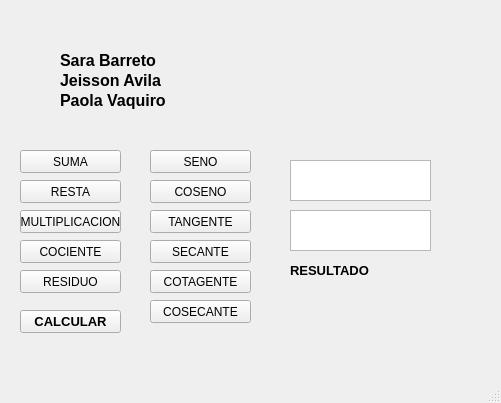
<?xml version="1.0" encoding="UTF-8"?>
<ui version="4.0">
 <class>MainWindow</class>
 <widget class="QMainWindow" name="MainWindow">
  <property name="geometry">
   <rect>
    <x>0</x>
    <y>0</y>
    <width>501</width>
    <height>403</height>
   </rect>
  </property>
  <property name="windowTitle">
   <string>MainWindow</string>
  </property>
  <widget class="QWidget" name="centralwidget">
   <widget class="QPushButton" name="pushButton">
    <property name="geometry">
     <rect>
      <x>20</x>
      <y>150</y>
      <width>101</width>
      <height>23</height>
     </rect>
    </property>
    <property name="toolTip">
     <string>&lt;html&gt;&lt;head/&gt;&lt;body&gt;&lt;p align=&quot;center&quot;&gt;&lt;br/&gt;&lt;/p&gt;&lt;/body&gt;&lt;/html&gt;</string>
    </property>
    <property name="text">
     <string>SUMA</string>
    </property>
   </widget>
   <widget class="QPushButton" name="pushButton_2">
    <property name="geometry">
     <rect>
      <x>20</x>
      <y>180</y>
      <width>101</width>
      <height>23</height>
     </rect>
    </property>
    <property name="text">
     <string>RESTA</string>
    </property>
   </widget>
   <widget class="QPushButton" name="pushButton_3">
    <property name="geometry">
     <rect>
      <x>20</x>
      <y>210</y>
      <width>101</width>
      <height>23</height>
     </rect>
    </property>
    <property name="text">
     <string>MULTIPLICACION</string>
    </property>
   </widget>
   <widget class="QPushButton" name="pushButton_4">
    <property name="geometry">
     <rect>
      <x>20</x>
      <y>240</y>
      <width>101</width>
      <height>23</height>
     </rect>
    </property>
    <property name="text">
     <string>COCIENTE</string>
    </property>
   </widget>
   <widget class="QPushButton" name="pushButton_5">
    <property name="geometry">
     <rect>
      <x>20</x>
      <y>270</y>
      <width>101</width>
      <height>23</height>
     </rect>
    </property>
    <property name="text">
     <string>RESIDUO</string>
    </property>
   </widget>
   <widget class="QPushButton" name="pushButton_6">
    <property name="geometry">
     <rect>
      <x>150</x>
      <y>150</y>
      <width>101</width>
      <height>23</height>
     </rect>
    </property>
    <property name="text">
     <string>SENO</string>
    </property>
   </widget>
   <widget class="QPushButton" name="pushButton_7">
    <property name="geometry">
     <rect>
      <x>150</x>
      <y>180</y>
      <width>101</width>
      <height>23</height>
     </rect>
    </property>
    <property name="text">
     <string>COSENO</string>
    </property>
   </widget>
   <widget class="QPushButton" name="pushButton_8">
    <property name="geometry">
     <rect>
      <x>150</x>
      <y>210</y>
      <width>101</width>
      <height>23</height>
     </rect>
    </property>
    <property name="text">
     <string>TANGENTE</string>
    </property>
   </widget>
   <widget class="QPushButton" name="pushButton_9">
    <property name="geometry">
     <rect>
      <x>150</x>
      <y>240</y>
      <width>101</width>
      <height>23</height>
     </rect>
    </property>
    <property name="text">
     <string>SECANTE</string>
    </property>
   </widget>
   <widget class="QPushButton" name="pushButton_10">
    <property name="geometry">
     <rect>
      <x>150</x>
      <y>270</y>
      <width>101</width>
      <height>23</height>
     </rect>
    </property>
    <property name="text">
     <string>COTAGENTE</string>
    </property>
   </widget>
   <widget class="QPushButton" name="pushButton_11">
    <property name="geometry">
     <rect>
      <x>150</x>
      <y>300</y>
      <width>101</width>
      <height>23</height>
     </rect>
    </property>
    <property name="text">
     <string>COSECANTE</string>
    </property>
   </widget>
   <widget class="QTextEdit" name="textEdit">
    <property name="geometry">
     <rect>
      <x>290</x>
      <y>210</y>
      <width>141</width>
      <height>41</height>
     </rect>
    </property>
   </widget>
   <widget class="QTextEdit" name="textEdit_2">
    <property name="geometry">
     <rect>
      <x>290</x>
      <y>160</y>
      <width>141</width>
      <height>41</height>
     </rect>
    </property>
   </widget>
   <widget class="QLabel" name="label">
    <property name="geometry">
     <rect>
      <x>230</x>
      <y>20</y>
      <width>201</width>
      <height>101</height>
     </rect>
    </property>
    <property name="styleSheet">
     <string notr="true">border-image: url(:/cct/logo.png);</string>
    </property>
    <property name="text">
     <string/>
    </property>
   </widget>
   <widget class="QLabel" name="label_2">
    <property name="geometry">
     <rect>
      <x>60</x>
      <y>50</y>
      <width>111</width>
      <height>21</height>
     </rect>
    </property>
    <property name="text">
     <string>&lt;html&gt;&lt;head/&gt;&lt;body&gt;&lt;p&gt;&lt;span style=&quot; font-size:12pt; font-weight:600;&quot;&gt;Sara Barreto &lt;/span&gt;&lt;/p&gt;&lt;/body&gt;&lt;/html&gt;</string>
    </property>
   </widget>
   <widget class="QLabel" name="label_3">
    <property name="geometry">
     <rect>
      <x>60</x>
      <y>70</y>
      <width>111</width>
      <height>21</height>
     </rect>
    </property>
    <property name="text">
     <string>&lt;html&gt;&lt;head/&gt;&lt;body&gt;&lt;p&gt;&lt;span style=&quot; font-size:12pt; font-weight:600;&quot;&gt;Jeisson Avila &lt;/span&gt;&lt;/p&gt;&lt;/body&gt;&lt;/html&gt;</string>
    </property>
   </widget>
   <widget class="QLabel" name="label_4">
    <property name="geometry">
     <rect>
      <x>60</x>
      <y>90</y>
      <width>121</width>
      <height>21</height>
     </rect>
    </property>
    <property name="text">
     <string>&lt;html&gt;&lt;head/&gt;&lt;body&gt;&lt;p&gt;&lt;span style=&quot; font-size:12pt; font-weight:600;&quot;&gt;Paola Vaquiro &lt;/span&gt;&lt;/p&gt;&lt;/body&gt;&lt;/html&gt;</string>
    </property>
   </widget>
   <widget class="QLabel" name="label_5">
    <property name="geometry">
     <rect>
      <x>290</x>
      <y>300</y>
      <width>141</width>
      <height>31</height>
     </rect>
    </property>
    <property name="text">
     <string>&lt;html&gt;&lt;head/&gt;&lt;body&gt;&lt;p align=&quot;center&quot;&gt;&lt;span style=&quot; font-size:12pt; font-weight:600;&quot;&gt;&lt;br/&gt;&lt;/span&gt;&lt;/p&gt;&lt;/body&gt;&lt;/html&gt;</string>
    </property>
   </widget>
   <widget class="QPushButton" name="pushButton_12">
    <property name="geometry">
     <rect>
      <x>20</x>
      <y>310</y>
      <width>101</width>
      <height>23</height>
     </rect>
    </property>
    <property name="font">
     <font>
      <pointsize>10</pointsize>
      <weight>75</weight>
      <bold>true</bold>
     </font>
    </property>
    <property name="text">
     <string>CALCULAR</string>
    </property>
   </widget>
   <widget class="QLabel" name="label_6">
    <property name="geometry">
     <rect>
      <x>290</x>
      <y>260</y>
      <width>111</width>
      <height>21</height>
     </rect>
    </property>
    <property name="text">
     <string>&lt;html&gt;&lt;head/&gt;&lt;body&gt;&lt;p&gt;&lt;span style=&quot; font-size:10pt; font-weight:600;&quot;&gt;RESULTADO&lt;/span&gt;&lt;/p&gt;&lt;/body&gt;&lt;/html&gt;</string>
    </property>
   </widget>
  </widget>
  <widget class="QMenuBar" name="menubar">
   <property name="geometry">
    <rect>
     <x>0</x>
     <y>0</y>
     <width>501</width>
     <height>21</height>
    </rect>
   </property>
  </widget>
  <widget class="QStatusBar" name="statusbar"/>
 </widget>
 <resources>
  <include location="../../../Downloads/logo.qrc"/>
 </resources>
 <connections/>
</ui>
